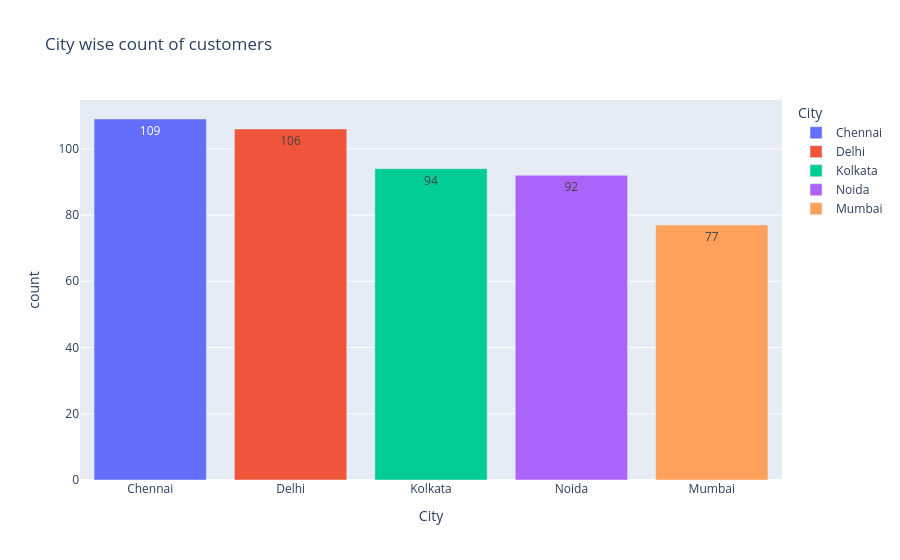

The notebook cell this image was saved under:
### Code cell
fig = px.bar(data_frame = q2, x='City',y='count',title='City wise count of customers',text='count',color='City')
fig.show()

### Figure 1 — Plotly figure (JSON) as saved in the notebook; plotly's stock layout.template omitted (floating-point values rounded to 4 significant figures)
{"data": [{"alignmentgroup": "True", "hovertemplate": "City=%{x}<br>count=%{text}<extra></extra>", "legendgroup": "Chennai", "marker": {"color": "#636efa", "pattern": {"shape": ""}}, "name": "Chennai", "offsetgroup": "Chennai", "orientation": "v", "showlegend": true, "text": [109], "textposition": "auto", "type": "bar", "x": ["Chennai"], "xaxis": "x", "y": [109], "yaxis": "y"}, {"alignmentgroup": "True", "hovertemplate": "City=%{x}<br>count=%{text}<extra></extra>", "legendgroup": "Delhi", "marker": {"color": "#EF553B", "pattern": {"shape": ""}}, "name": "Delhi", "offsetgroup": "Delhi", "orientation": "v", "showlegend": true, "text": [106], "textposition": "auto", "type": "bar", "x": ["Delhi"], "xaxis": "x", "y": [106], "yaxis": "y"}, {"alignmentgroup": "True", "hovertemplate": "City=%{x}<br>count=%{text}<extra></extra>", "legendgroup": "Kolkata", "marker": {"color": "#00cc96", "pattern": {"shape": ""}}, "name": "Kolkata", "offsetgroup": "Kolkata", "orientation": "v", "showlegend": true, "text": [94], "textposition": "auto", "type": "bar", "x": ["Kolkata"], "xaxis": "x", "y": [94], "yaxis": "y"}, {"alignmentgroup": "True", "hovertemplate": "City=%{x}<br>count=%{text}<extra></extra>", "legendgroup": "Noida", "marker": {"color": "#ab63fa", "pattern": {"shape": ""}}, "name": "Noida", "offsetgroup": "Noida", "orientation": "v", "showlegend": true, "text": [92], "textposition": "auto", "type": "bar", "x": ["Noida"], "xaxis": "x", "y": [92], "yaxis": "y"}, {"alignmentgroup": "True", "hovertemplate": "City=%{x}<br>count=%{text}<extra></extra>", "legendgroup": "Mumbai", "marker": {"color": "#FFA15A", "pattern": {"shape": ""}}, "name": "Mumbai", "offsetgroup": "Mumbai", "orientation": "v", "showlegend": true, "text": [77], "textposition": "auto", "type": "bar", "x": ["Mumbai"], "xaxis": "x", "y": [77], "yaxis": "y"}], "layout": {"barmode": "relative", "legend": {"title": {"text": "City"}, "tracegroupgap": 0}, "title": {"text": "City wise count of customers"}, "xaxis": {"anchor": "y", "categoryarray": ["Chennai", "Delhi", "Kolkata", "Noida", "Mumbai"], "categoryorder": "array", "domain": [0, 1], "title": {"text": "City"}}, "yaxis": {"anchor": "x", "domain": [0, 1], "title": {"text": "count"}}}}
